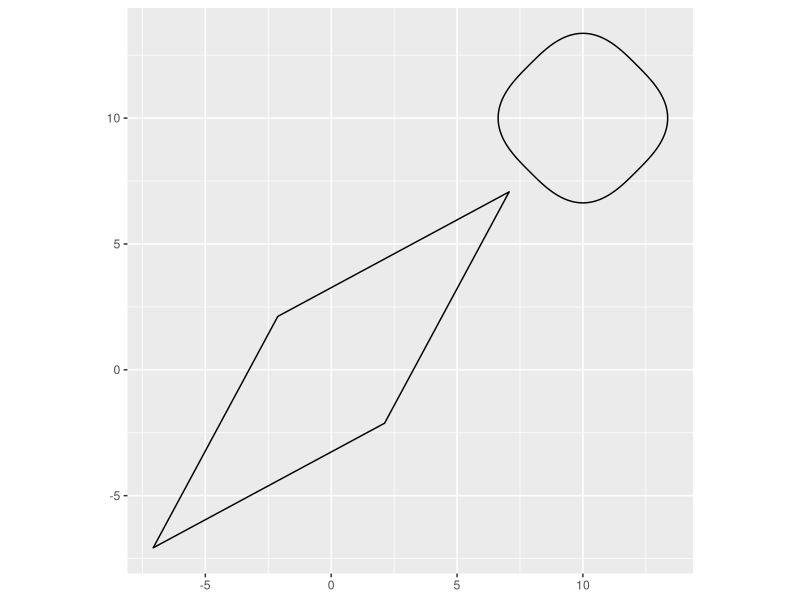

R code for this plot:
require(ggplot2)
require(ggforce)

processAll <- function() {
    p <- ggplot() + 
         geom_ellipse(aes(x0=c(0,10), y0=c(0,10), a=c(10, 3), b=c(3, 3), angle=c(pi/4, 3*pi/4), m1=c(1, 3))) + 
         coord_fixed()

    print(p)

    browser()
}

processAll()
